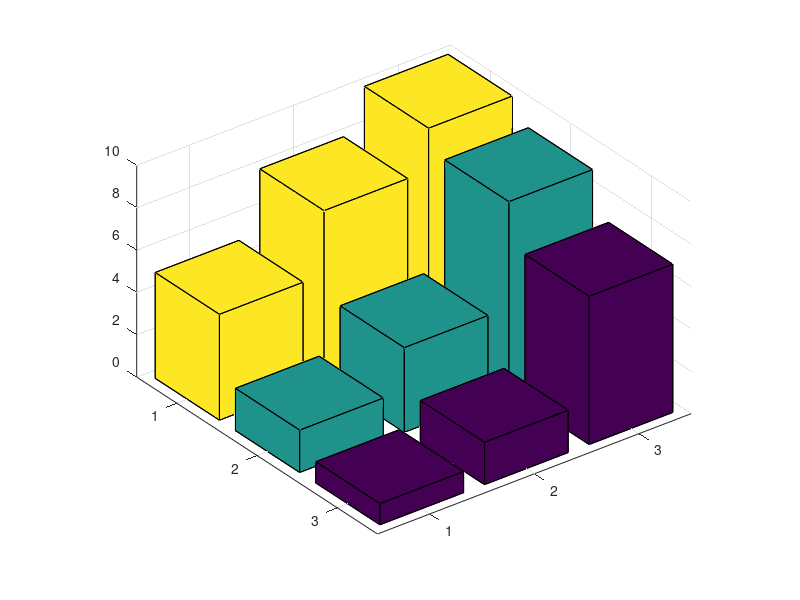

This figure's MATLAB source: (Note: this script raises an error after producing the figure.)
% Mit Objekten arbeiten

YDaten = [1, 2, 5; 2, 4, 8; 7, 9, 10]; 
Balken1 = bar3(YDaten);
rotate(Balken1, [0, 0, 1], 270)
Farben = get(Balken1(1), 'CData');
for i = 1:6:18
Farben(i,:) =[1, 2, 1, 1]; 
Farben(i+1,:) =[2, 2, 1, 1];
set(Balken1(1), 'CData', Farben); 
pause(2);
Farben(i,:) =[1, 1, 1, 1]; 
Farben(i+1,:) =[1, 1, 1, 1];  
set(Balken1(1), 'CData', Farben); 
pause(2);
end